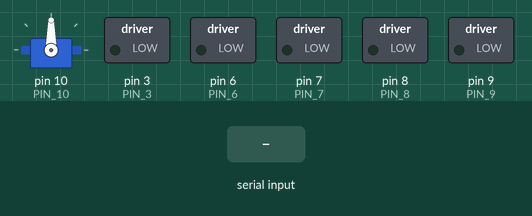
The sketch below on a simulated Arduino Uno, built with avr-gcc and run on an emulated ATmega328P. Shown: servo, switched loads named in the sketch (green lamp = pin HIGH). The test bench sets the inputs (shaded band).

Above: at 1.2 s.
1.3 s: "open" received over Serial
4.3 s: "font" received over Serial
At 5.6 s:
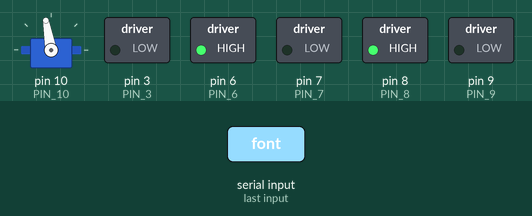
7.3 s: "back" received over Serial
At 8.1 s:
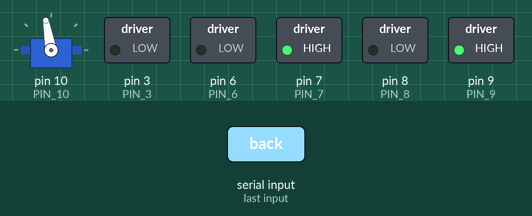
9.8 s: "left" received over Serial
At 10.1 s:
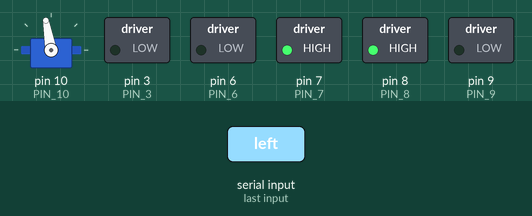
12.3 s: "right" received over Serial
At 13.1 s:
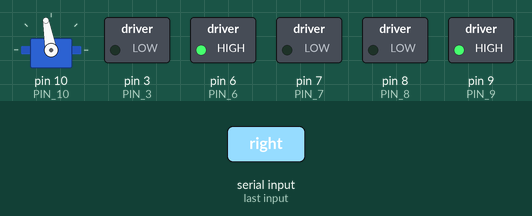
Timing chart, 0 to 15.3 s (numbered marks = the images above; inputs shaded):
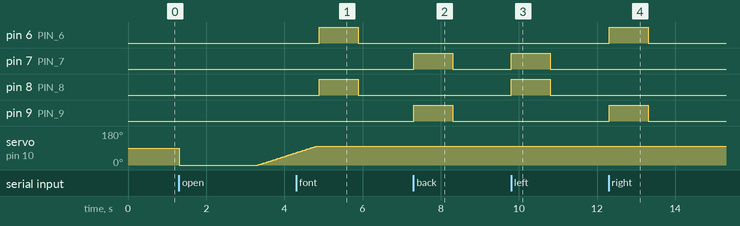

The sketch:

doitCar.ino
```cpp
/****************************IO引脚定义*****************************/
//电机引脚

#include <Servo.h>

#define PIN_3 3 //蜂鸣器
#define PIN_4 4 //小车避障传感器
#define PIN_5 5 //垃圾桶满传感器

#define PIN_6 6 //右电机转速
#define PIN_7 7 //右电机转向

#define PIN_8 8 //左电机转向
#define PIN_9 9 //左电机转速

#define PIN_10 10 //舵机输出
#define PIN_11 11 //人体传感器


//控制电机运动    宏定义
#define MOTOR_GO_FORWARD  {digitalWrite(PIN_8,HIGH); digitalWrite(PIN_9,LOW);  digitalWrite(PIN_6,HIGH); digitalWrite(PIN_7,LOW);  }   //车体前进
#define MOTOR_GO_BACK     {digitalWrite(PIN_8,LOW);  digitalWrite(PIN_9,HIGH); digitalWrite(PIN_6,LOW);  digitalWrite(PIN_7,HIGH);  }   //车体后退
#define MOTOR_GO_LEFT     {digitalWrite(PIN_8,HIGH);  digitalWrite(PIN_9,LOW); digitalWrite(PIN_6,LOW);  digitalWrite(PIN_7,HIGH);   }   //车体左转
#define MOTOR_GO_RIGHT    {digitalWrite(PIN_8,LOW); digitalWrite(PIN_9,HIGH);  digitalWrite(PIN_6,HIGH);  digitalWrite(PIN_7,LOW); }   //车体右转
#define MOTOR_GO_STOP     {digitalWrite(PIN_8,LOW);  digitalWrite(PIN_9,LOW);  digitalWrite(PIN_7,LOW);  digitalWrite(PIN_6,LOW);  }   //车体静止
//串口接收处理
#define MAX_PACKETSIZE 32  //串口接收缓冲区

//小车转向
enum DN
{
  GO_ADVANCE,
  GO_LEFT,
  GO_RIGHT,
  GO_BACK,
  STOP_STOP,
  DEF
}Drive_Num=DEF;


//小车电机控制
void CAR_Control()
{
  switch (Drive_Num)
    {
      case GO_ADVANCE:
           MOTOR_GO_FORWARD;
           break;
      case GO_LEFT:
           MOTOR_GO_LEFT;
           break;
      case GO_RIGHT:
           MOTOR_GO_RIGHT;
           break;
      case GO_BACK:
           MOTOR_GO_BACK;
           break;
      case STOP_STOP:
           MOTOR_GO_STOP;
           break;
      default:break;
    }
    Drive_Num=DEF;

}

String comdata = "";
unsigned long preUARCmd = 0; //上一次指令获取时间
void UART_Control_hl()
{
    while (Serial.available() > 0)
    {
        comdata += char(Serial.read());
        delay(2);
    }
    if (comdata.length() > 0)
    {
        //Serial.println(comdata);

        if(comdata.startsWith("font")){
          //向前
          //Serial.println("pingan-font");
          preUARCmd = millis();
          Drive_Num=GO_ADVANCE;

        }
        else if(comdata.startsWith("back")){
          //向后
          //Serial.println("pingan-back");
          preUARCmd = millis();
          Drive_Num=GO_BACK;

        }
        else if(comdata.startsWith("left")){
          //向左转
          //Serial.println("pingan-left");
          preUARCmd = millis();//-800;
          Drive_Num=GO_LEFT;

        }
        else if(comdata.startsWith("right")){
          //向右转
          //Serial.println("pingan-right");
          preUARCmd = millis();//-800;
          Drive_Num=GO_RIGHT;

        }else if(comdata.startsWith("stop")){
          //停止
          //Serial.println("pingan-stop");
          preUARCmd = millis();
          Drive_Num=STOP_STOP;

        }else if(comdata.startsWith("open")){
          //停止
          //Serial.println("pingan-open");
          turnOpen();
        }
        comdata = "";
    }

    if(millis() - preUARCmd >= 1000)
    {
           preUARCmd = millis();
          //Serial.println("timeOut-stop");
          Drive_Num=STOP_STOP;
    }

}

//IO初始化
Servo myservo ;
void IO_init()
{

  pinMode(PIN_3, OUTPUT);
  pinMode(PIN_4, INPUT);
  pinMode(PIN_5, INPUT);

  pinMode(PIN_6, OUTPUT);
  pinMode(PIN_7, OUTPUT);
  pinMode(PIN_8, OUTPUT);
  pinMode(PIN_9, OUTPUT);

  pinMode(PIN_11, INPUT);
  MOTOR_GO_STOP;

  //设置舵机引脚输出
  myservo.attach(PIN_10);
}
/////////////////////////////////////////////////////////////////////////////

void setup()
{
  Serial.begin(115200);
  IO_init();

}

int turnStatus = 0;  //0表示舵机关闭，1表示舵机开始中
void turnOpen(){
   turnStatus = 1;
   myservo.write(0);
   delay(2000);
   // 0到120旋转舵机，每次延时15毫秒
   for(int i = 0; i <= 100; i++)
   {
     myservo.write(i);
     delay(15);
   }
   delay(50);
   turnStatus = 0;
}


//人体传感器
void renti(){
    if(digitalRead(PIN_11)==HIGH && turnStatus == 0){
        Serial.println("#########renti#########");
        turnOpen();
    }
}

//小车避障
void bizhang(){
   if(digitalRead(PIN_4)==LOW){
        Serial.println("#########bizhang#########");
        MOTOR_GO_STOP;
   }
}

//垃圾桶满传感器
void lajitong(){
   if(digitalRead(PIN_5)==LOW){
        Serial.println("#########lajitong#########");
        digitalWrite(PIN_3,HIGH);
        delay(2000);
        digitalWrite(PIN_3,LOW);
   }
}

void loop()
{
  UART_Control_hl();
  CAR_Control();//小车控制

//  renti(); //人体传感器
//  bizhang(); //小车避障
//  lajitong(); //垃圾桶满传感器

}
```

Measured:
- after the input at 4.3 s, pin 6 (PIN_6), pin 8 (PIN_8): LOW → HIGH after 0.59 s, → LOW 1.0 s later
- after the input at 7.3 s, pin 7 (PIN_7), pin 9 (PIN_9): LOW → HIGH at once, → LOW 1.0 s later
- after the input at 9.8 s, pin 7 (PIN_7), pin 8 (PIN_8): LOW → HIGH at once, → LOW 1.0 s later
- after the input at 12.3 s, pin 6 (PIN_6), pin 9 (PIN_9): LOW → HIGH at once, → LOW 1.0 s later
